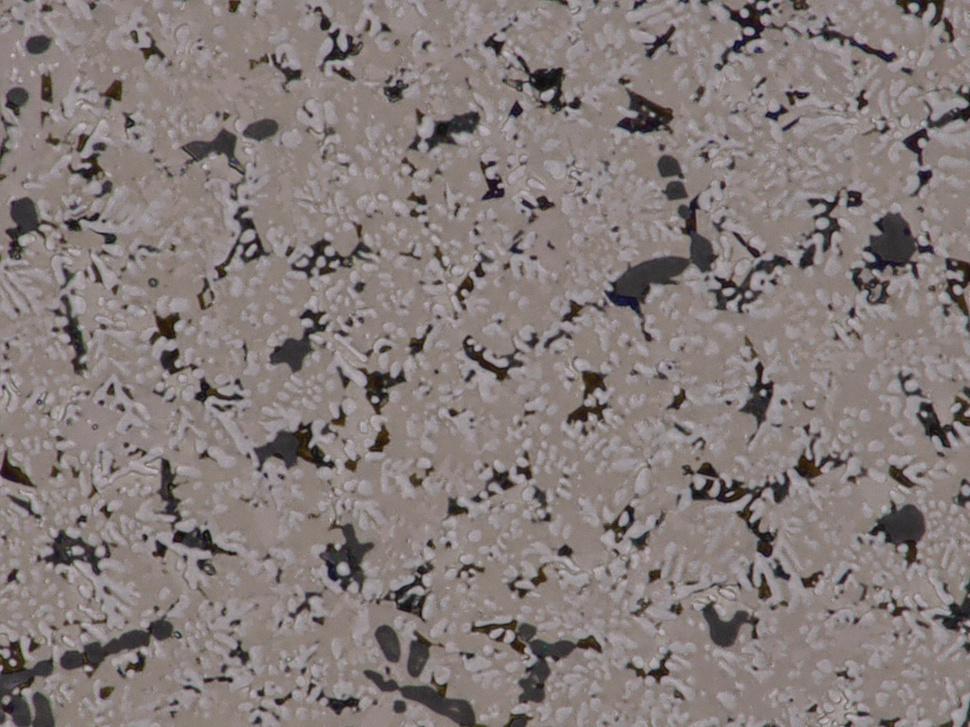
#> input picture images_in/20250829_144656.jpg, 970 x 727 px, shrunk from 2880 x 2160 before the run
$ python obrazy.py
#> lines starting #> are read from the running program, lines starting #| are printed output that depends on the picture; after the words box and inside, x2 and y2 are one past the last pixel; in counts of white or black regions, pixels touching at a corner belong together
import os
import cv2
import logging
import json
import hashlib
import numpy as np
from sklearn.cluster import KMeans
from datetime import datetime
from pathlib import Path


# ważne! tego nie dotykaj!
base_dir = Path(__file__).parent.parent
RUN_DATE = datetime.now().strftime("%Y%m%d-%H%M%S")

# przykład: ścieżka do podfolderu z logami
LOGS_DIRECTORY = str(base_dir / "logs")
#########
if not os.path.exists(LOGS_DIRECTORY):
    os.makedirs(LOGS_DIRECTORY)
logging.basicConfig(
    filename=f"{LOGS_DIRECTORY}/Obrazy-{RUN_DATE}.log",
    level=logging.DEBUG,
    format="%(levelname)s %(message)s",
)


# funkcje ogólnego przeznaczenia
# [29 lines left out: function wczytaj_pliki_z_katalogu, not called in this run]


class Obraz:
    def __init__(self, file_name, additional_images_dir=None):
        """

        :param file_name: nazwa pliku, który analizujemy - wymagany
        :param additional_images_dir: dodatkowy, jeśli istnieje, to nadpisuje IMAGES_DIRECTORY
        """

        DEFAULT_IMAGES_DIRECTORY = "images"
        self.images_directory = (
            str(base_dir) + "/" + additional_images_dir if additional_images_dir is not None else DEFAULT_IMAGES_DIRECTORY
        )

        if not os.path.exists(self.images_directory):
            raise NotADirectoryError(f"Directory {self.images_directory} error!")

        self.file_name = file_name
        self.file_name_only = os.path.splitext(os.path.basename(self.file_name))[0]
        self.file_extension = os.path.splitext(os.path.basename(self.file_name))[1]
        self.file_name_bw = None
        self.image_raw = None
        self.output_directory = None
        self.image_original = None # tu oryginalny obraz do ewentualnych porównań
        self.file_read_ok = None
        self.md5sum = None

        if not os.path.exists(self.images_directory + "/" + file_name):
            logging.error(f"File {file_name} not found in {self.images_directory}")
            raise Exception(
                f"__Class__ Obrazy: File {file_name} not found in {self.images_directory}"
            )
        # wczytujemy plik
        self.read_file()

        logging.info(
            f"File -- INIT Complete {self.file_name=} in {self.images_directory}"
        )

    def __str__(self):
        return f"{self.file_name} - {self.image_raw.shape} {self.image_raw.dtype} / md5: {self.md5sum}"

    def create_output_dir(self, directory):
        directory += f"-{RUN_DATE}"
        output_directory = str(base_dir / self.images_directory / directory)
        try:
            if not os.path.exists(output_directory):
                os.makedirs(output_directory)
                logging.info(f"{output_directory=} created")
                self.output_directory = output_directory + "/"
                return True
        except Exception as e:
            etxt = f"Output dir creation: {e=}"
            logging.error(etxt)
            raise Exception(etxt)

    # [16 lines left out: function image_save2file, not called in this run]


    def image_save_raw(self, file_name_to_save, which_image="raw", other_image=None, overwrite=False):
        new_file_name = str(self.output_directory) + file_name_to_save
        image2save = None
        if which_image=="raw":
            image2save = self.image_raw
        elif which_image=="original":
            image2save = self.image_original
        elif which_image=="other":
            image2save = other_image

        try:
            if not os.path.isfile(new_file_name):
                cv2.imwrite(new_file_name, image2save)
                logging.info(f"File saved -- {new_file_name=}")
                return True
            else:
                logging.info(f"File already exists -- {new_file_name=}")
                if overwrite:
                    os.remove(new_file_name)
                    cv2.imwrite(new_file_name, image2save)
                    logging.info(f"File overwritten -- {new_file_name=}")
        except Exception as e:
            logging.error(f"image_save_raw {image2save.shape} - {e=}")
            return False

    def read_file(self):
        if self.file_name is None:
            return False

        logging.info(f"Reading {self.file_name}")
        try:
            if self.file_read_ok is None:
                self.image_raw = cv2.imread(
                    self.images_directory + "/" + self.file_name, cv2.IMREAD_GRAYSCALE
                )
#> self.image_raw: shape (727, 970); min 12, max 193, mean 126.1
                if self.image_raw is None:
                    raise Exception(f"File {self.file_name} prawdopodobnie nie jest graficzny")

                self.file_read_ok = True
                # kopia oryginalnego obrazu do porównań
                self.image_original = self.image_raw.copy()
                self.md5sum = hashlib.md5(self.image_raw).hexdigest()
#> self.md5sum = 'f38cab9d336569fc9d00e5fb0955de09'
                logging.info(
                    f"Read complete {self.file_name} - {self.image_raw.shape} / {self.image_raw.dtype}"
                )
                return True
            return None
        except Exception as e:
            logging.error(f"Failed to read {self.file_name} => {e=}")
            raise Exception(f"Failed to read {self.file_name} => {e=}")

    # [52 lines left out: functions change_file_color2bw, show_image, show_original_image, blur_image, not called in this run]

class KMeansObraz(Obraz):
    def __init__(
        self,
        file_name,
        kmean_directory="clusters",
        n_clusters=5,
        lista_klastrow_do_wydzielenia=None,
        clasters_init="k-means++",
    ):
        """

        To jest dokumentacja dla Was
        :param file_name:
        :param directory: katalog, gdzie są wejściowo pliki - default 'clusters'
        :param n_clusters: liczba klatrów, domyślnie 5
        :param lista_klastrow_do_wydzielenia: np.: (1,3,4) - domyślnie wszystkie
        :param clasters_init: domyślnie 'k-means++', lub 'random'
        """
        super().__init__(file_name, additional_images_dir=kmean_directory)
        #
        self.n_clusters = n_clusters
        self.clusters_init = clasters_init
        self.kmeans = None
        self.img_pixels = None  # total pixels
        self.img_clusters = []  # lista obrazów
        self.centers_names = None
        self.proc_clusters = {"kluster": ["pixeli", "procent"]}  # wartości
        if lista_klastrow_do_wydzielenia is None:
            lista_klastrow_do_wydzielenia = tuple(range(n_clusters))
        self.lista_klastrow_do_wydzielenia = lista_klastrow_do_wydzielenia

    def run_kmeans(self):
        if self.kmeans is True:
            logging.info(f"Already ran KMeans on {self.n_clusters} old_cls")
            return False

        img = self.image_raw
        # Spłaszcz obraz do 1-wymiarowej tablicy (lista pikseli)
        pixels = img.reshape(-1, 1)
        self.img_pixels = len(pixels)
#> self.img_pixels = 705190
        log = f"Kmean start {self.file_name_only=} {img.shape=} {self.n_clusters=} {self.img_pixels=} "
        logging.info(log)

        # Model KMeans(n_clusters=cluster, init='xxxxxxxx')
        # init{‘k-means++’, ‘random’}, callable or array-like of shape (n_clusters, n_features), default=’k-means++’
        # https://scikit-learn.org/stable/auto_examples/cluster/plot_kmeans_digits.html#sphx-glr-auto-examples-cluster-plot-kmeans-digits-py
        kmeans = KMeans(
            n_clusters=self.n_clusters, init=self.clusters_init
        )  # Liczba klastrów (odcieni)
        kmeans.fit(pixels)
        # Centroidy - reprezentatywne odcienie - posortowane
        centers = kmeans.cluster_centers_.flatten().astype(np.uint8)

        # Przypisania klastrów dla pikseli
        labels = kmeans.labels_
        self.centers_names = centers
        logging.info(f"Remember {centers=}")

        # Odtworzenie obrazu na podstawie centroidów (redukcja ilości odcieni)
        segmented_img = centers[labels].reshape(img.shape)

        # wydzielenie obrazu
        for cluster in self.lista_klastrow_do_wydzielenia:
            wycinek = centers[cluster]
            background = 0 if wycinek > 126 else 255
            segmented_img_wycinek = segmented_img.copy()
            segmented_img_wycinek[segmented_img_wycinek != wycinek] = background
            # zliczam ilość pixeli
            count = np.count_nonzero(segmented_img_wycinek == wycinek)
            procent = count / self.img_pixels * 100
            logging.info(f"Liczba pixeli dla {wycinek=} {count=} {procent=}")
            # teraz zapis takiego obrazka do self.klastry
            self.img_clusters.append(segmented_img_wycinek)
            self.proc_clusters[int(wycinek)] = [count, round(procent, 2)]
        else:
            self.kmeans = True
#> this loop made 5 passes
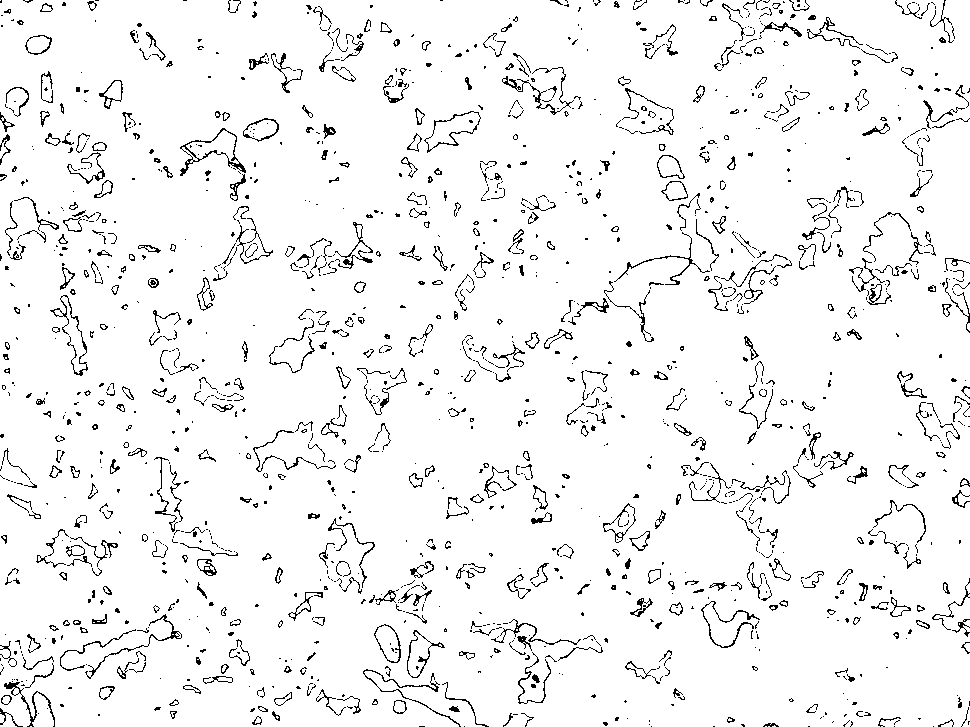
#> segmented_img_wycinek: shape (727, 970); values 89 (black) and 255 (white), 94.9% white; black in thin lines or dots
#> after the loop, self.img_clusters = 5 items; self.proc_clusters = {'kluster': ['pixeli', 'procent'], 47: [64233, 9.11], 126: [260636, 36.96], 138: [216937, 30.76], 153: [127731, 18.11], 89: [35653, 5.06]}
#| 20250829_144656.jpg {"kluster": ["pixeli", "procent"], "47": [64233, 9.11], "126": [260636, 36.96], "138": [216937, 30.76], "153": [127731, 18.11], "89": [35653, 5.06]}

    def save_clusters(self):
        """
        Zapisuje obliczone klustry do plików
        :param dir_clusters: podkatalog do zpisu : default 'out-clusers'
        :return:
        """
        self.create_output_dir(directory="out")

        if self.kmeans is None:
            logging.info(f"Run first run_kmeans on {self.file_name} ")

        for idx, image in enumerate(self.img_clusters):
            new_file_name = f"{self.file_name_only}_{self.centers_names[idx]}{self.file_extension}"
            # self.image_save2file(image, new_file_name)
            self.image_save_raw(new_file_name, which_image="other", other_image=image, overwrite=True)
#> this loop made 5 passes
#> pass 1, in image_save_raw, `image2save = other_image`:
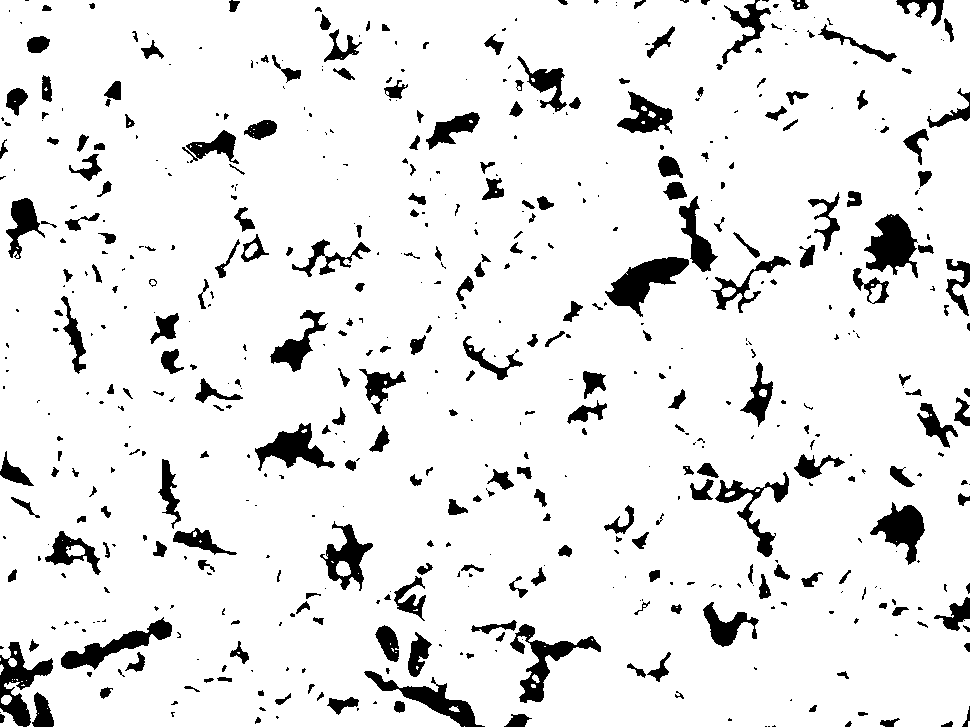
#> image2save: shape (727, 970); values 47 (black) and 255 (white), 90.9% white; 579 black regions (297 under 20 px), largest, box (x1, y1, x2, y2) and area: (605, 257, 689, 317) 2132, (864, 214, 918, 278) 1992, (510, 624, 601, 703) 1898
#> pass 2, in image_save_raw (call 2), `image2save = other_image`:
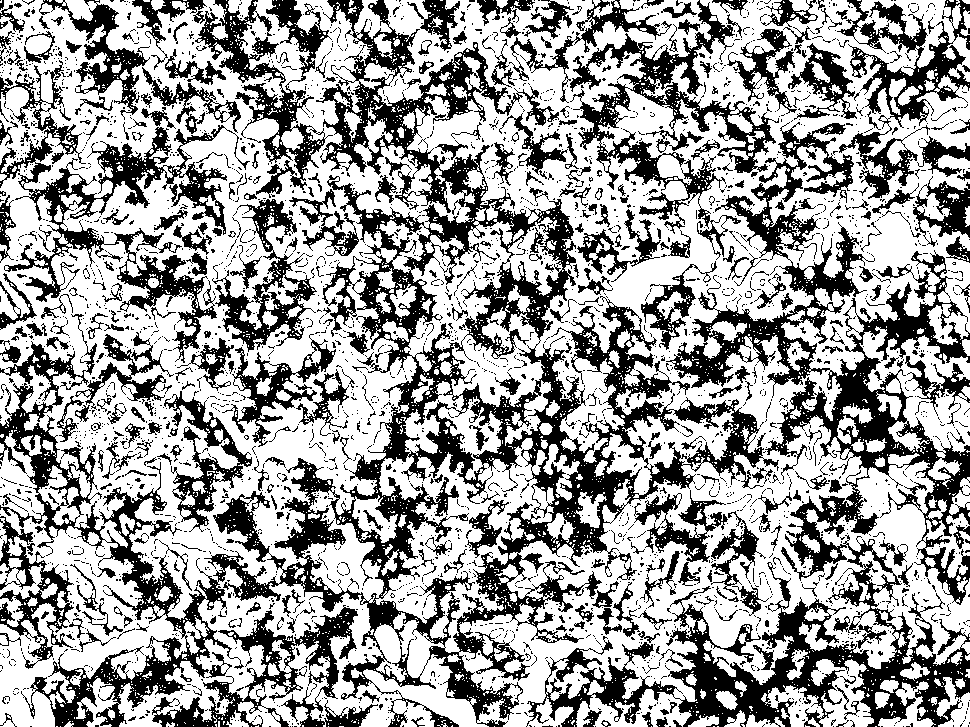
#> image2save: shape (727, 970); values 126 (black) and 255 (white), 63% white; 3043 black regions (2635 under 20 px), largest, box (x1, y1, x2, y2) and area: (0, 0, 779, 727) 85722, (526, 122, 970, 727) 49519, (0, 60, 250, 363) 13041
#> pass 3, in image_save_raw (call 3), `image2save = other_image`:
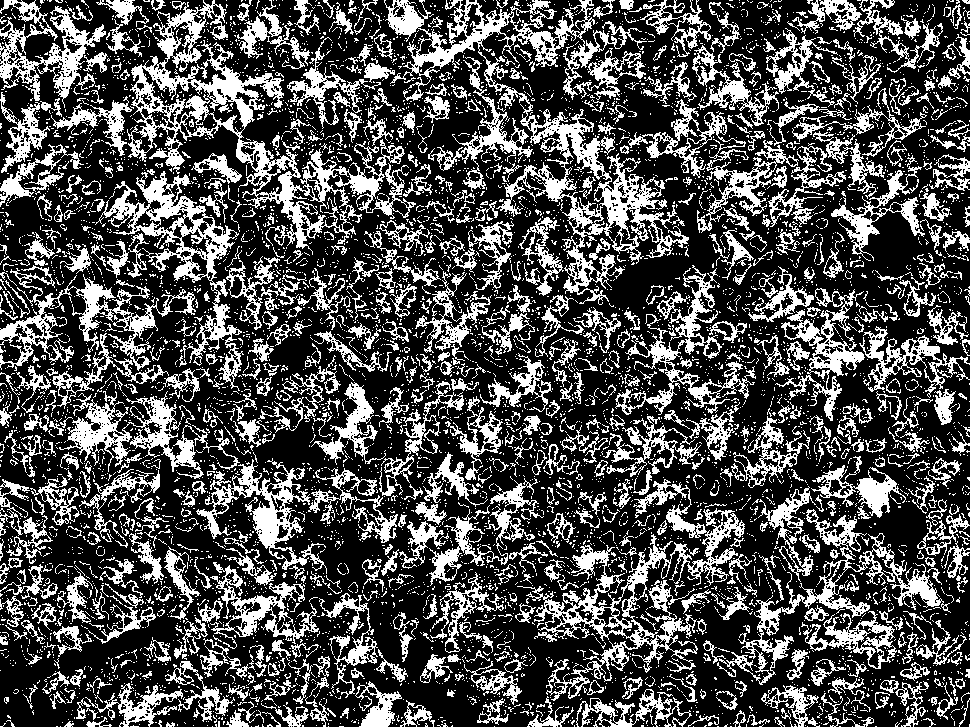
#> image2save: shape (727, 970); values 0 (black) and 138 (white), 30.8% white; 6523 white regions (5813 under 20 px), largest, box (x1, y1, x2, y2) and area: (384, 0, 689, 305) 14777, (127, 0, 416, 255) 13023, (517, 479, 745, 701) 8902

    def show_clusters_values(self):
        if self.kmeans is None:
            logging.info(f"Run first run_kmeans on {self.file_name} ")
            return False
        # return self.proc_clusters
        print(self.file_name, json.dumps(self.proc_clusters))


class CannyEdge(Obraz):
    # [46 lines left out: functions __init__, canny_detect, not called in this run]


# pliczek = CannyEdge("plik_graficzny.jpg",edge_directory="xx_obrazy") # musi być w edges
# pliczek.canny_detect()

plik = KMeansObraz("20250829_144656.jpg", kmean_directory= "images_in")
plik.run_kmeans()
plik.show_clusters_values()
plik.save_clusters()
